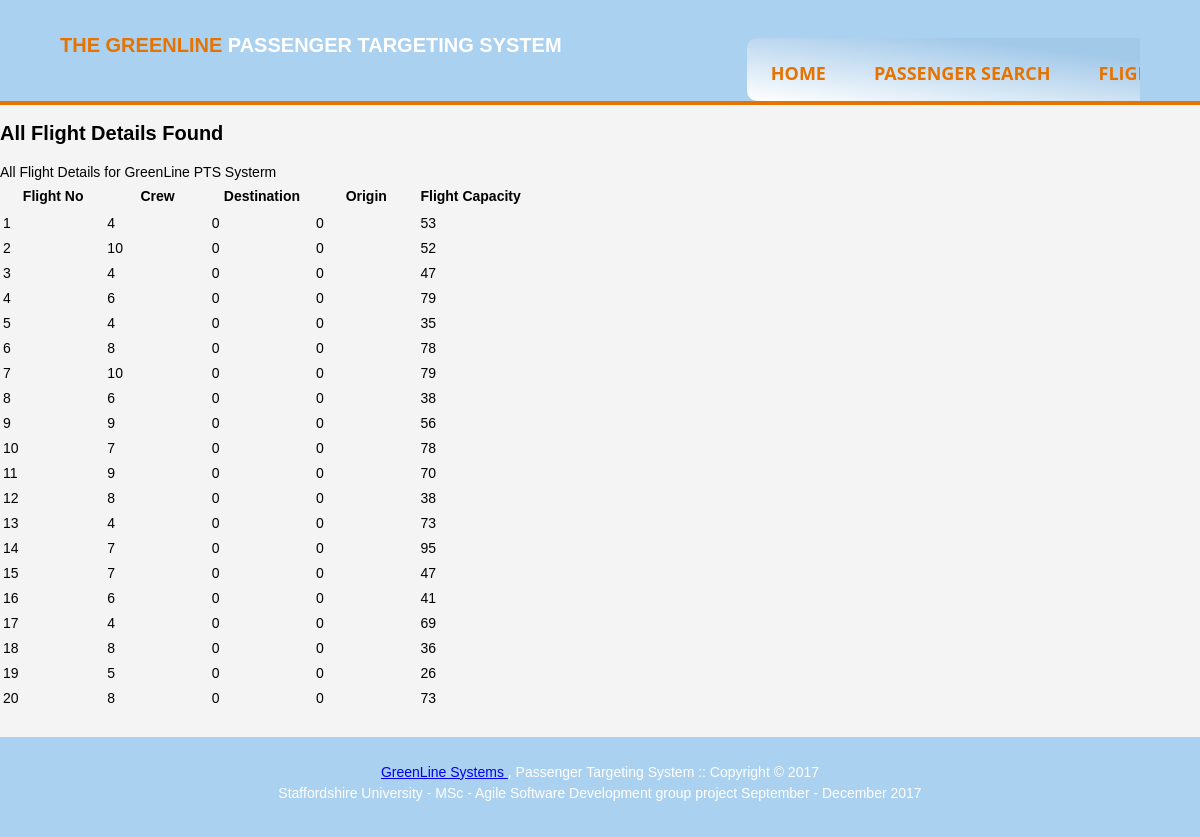
Page /siteCode/ListOfAllFlights.php on the earlier database version.
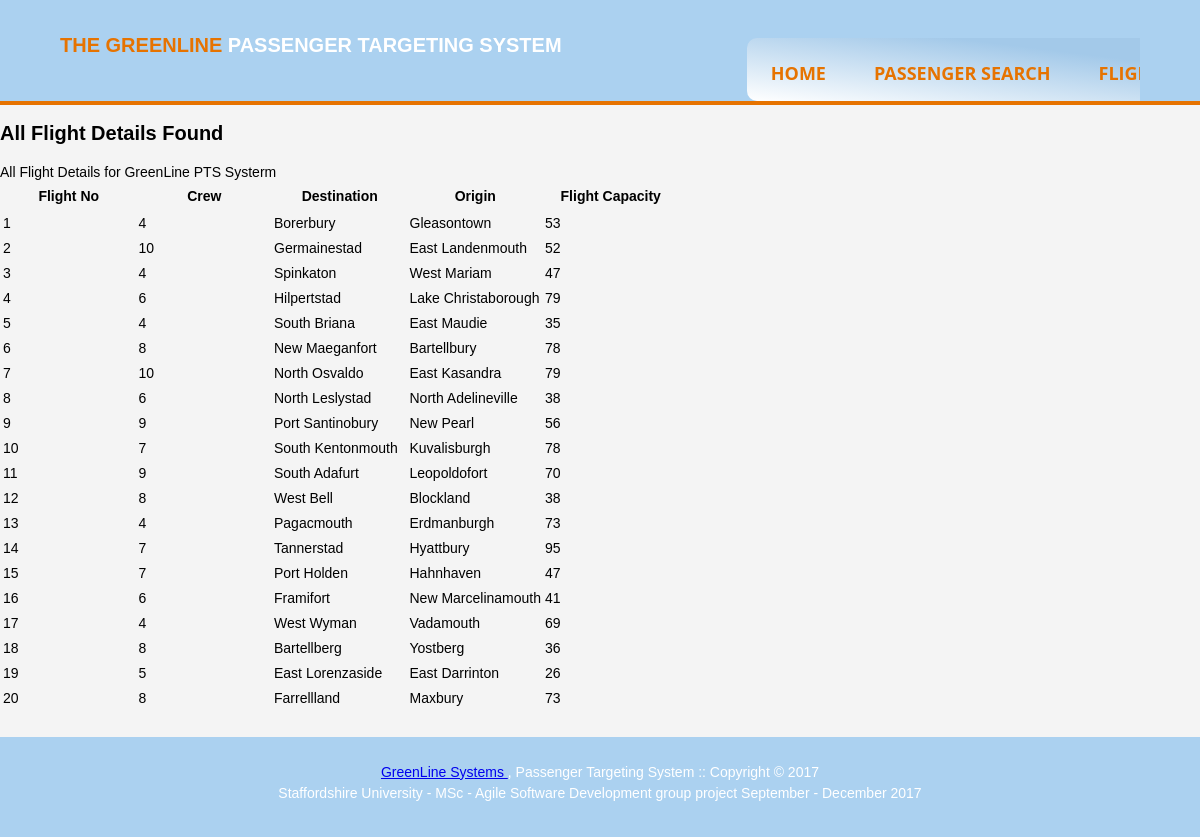
Same page on the later database version.
### tables this page shows
CREATE TABLE FLIGHT_DETAIL(
	FLIGHT_NUMBER BIGINT UNSIGNED AUTO_INCREMENT PRIMARY KEY,
    CREW TINYINT UNSIGNED NOT NULL,
    DESTINATION TEXT NOT NULL,
    ORIGIN TEXT NOT NULL,
    FLIGHT_CAPACITY SMALLINT UNSIGNED NOT NULL
);

### siteCode/ListOfAllFlights.php (the view, shortened to what this page needs)
<?php
$query="SELECT * FROM FLIGHT_DETAIL";
$result=mysqli_query($link,$query);
?>
<!DOCTYPE html>
<html>
     <head>
               <link rel="stylesheet" type="text/css" href= "css/HomePage.css">
    </head>
         <body>
           <header>
             <div class="container">
                 <div id="branding">
                     <h1><span class="highlight">The GreenLine</span> Passenger Targeting System </h1>
                </div>
                  <div class="wrapper">
                      <nav>
                        <ul>
                      <li><a href="HomePage.php">Home</a></li>
                      <li><a href="searchPassenger.php">Passenger Search</a></li>
                      <li><a href="searchFlights.php">Flight Search</a></li>
                   </ul>
                       </nav>
                   </div>
               </div>
            </header>
              <div class="wrapper">
       <h1>All Flight Details Found</h1>
       <p>All Flight Details for GreenLine PTS Systerm</p>
               <table>
                    <tr>
                        <th width="20%">Flight No</th>
                        <th width="20%">Crew</th>
                        <th  width="20%">Destination</th>
                        <th width="20%">Origin</th>
                        <th width="20%">Flight Capacity</th>
                   </tr>
                    <tr>
				    <?php
		while ($row = mysqli_fetch_array($result,MYSQLI_NUM)){
		$flightnumber=$row[0];
		$airline=$row[1];
		$destination=$row[2];
		$origin=$row[3];
    $flightcapacity=$row[4];
		echo "<tr>";
    echo "<td> {$flightnumber} </td>";
		echo "<td> {$airline} </td>";
		echo "<td> {$destination} </td>";
		echo "<td> {$origin} </td>";
    echo "<td> {$flightcapacity} </td>";
    echo"</tr>";
		}
					?>
		</tr>
               </table>
        </div>
        <footer class="mainFooter">
            <p><a href="#" title="The GreenLine System" TheTheGreenLineSystem.com> GreenLine Systems </a>, Passenger Targeting System :: Copyright &copy; 2017</br>
            Staffordshire University - MSc - Agile Software Development group project September - December 2017 </p>
        </footer>
        </body>
</html>

### siteCode/css/HomePage.css (style rules this page uses)
html, body, div, h3, p, ul, li, img { margin: 0; padding: 0; }
h1 { color:#000000; font-size:20px; }
article, aside, figure, footer, header, hgroup, menu, nav, section { display: block; }
body { padding: 0; margin: 0; background-color: #f4f4f4; font-family: Arial, Helvetica, sans-serif; font-size: 14px; line-height: 1.5; }
.container { width: 90%; margin: auto; overflow: hidden; }
ul { margin: 0; padding: 0; }
header { background: #ABD1F0; color: #ffffff; padding-top: 30px; min-height: 70px; border-bottom: #e67300 4px solid; }
header a { color: #ffffff; text-decoration: none; text-transform: uppercase; font-size: 16px; }
header li { float: left; display: inline; padding-top: 0; padding-right: 10px; padding-bottom: 0; padding-left: 10px; }
header #branding { float: left; }
header #branding h1 { color: #ffffff; margin: 0; text-transform: uppercase; font-size: 20px; }
nav { float: right; margin-top: 3px; background-image: linear-gradient(to right top, #ffffff 0%, #a3c9e9 70%); max-width: 860px; mask-image: linear-gradient rgba(255, 255, 255, 0) 0%, #ffffff 25%, #ffffff 75%, rgba(255, 255, 255, 0) 100%; margin: 0 auto 0 0; padding: 0px 0; border: 0px solid #ffffff; border-radius: 10px; color: #e67300; font-weight: bold; margin-top: 8px; }
nav ul { text-align: center; background: linear-gradient(90deg, #ffffff 0%, #ffffff 25%, #ffffff 75%, rgba(255, 255, 255, 0) 100%); box-shadow: 0 0 25px rgba(0, 0, 0, 0.1), inset 0 0 1px rgba(255, 255, 255, 0.6); }
nav ul li { display: inline-block; border: 0px solid #ffffff; border-radius: 10px; }
nav ul li a { padding: 14px; font-family: "Open Sans"; text-transform:uppercase; color: #e67300 ; font-size: 18px; text-decoration: none; display: block; border: 0px solid #ffffff; border-radius: 10px; }
.highlight, header a { color: #e67300; font-weight: bold; margin-top: 8px; }
.wrapper { width: 1200px; margin: 0 auto; }
footer.mainFooter { padding: 25px; margin-top: 25px; color: #ffffff; background-color: #ABD1F0; text-align: center; height: 50px; }

Differences in the rows shown:
changed flight_detail id 1: DESTINATION "0" → "Borerbury"; ORIGIN "0" → "Gleasontown"
changed flight_detail id 2: DESTINATION "0" → "Germainestad"; ORIGIN "0" → "East Landenmouth"
changed flight_detail id 3: DESTINATION "0" → "Spinkaton"; ORIGIN "0" → "West Mariam"
changed flight_detail id 4: DESTINATION "0" → "Hilpertstad"; ORIGIN "0" → "Lake Christaborough"
changed flight_detail id 5: DESTINATION "0" → "South Briana"; ORIGIN "0" → "East Maudie"
changed flight_detail id 6: DESTINATION "0" → "New Maeganfort"; ORIGIN "0" → "Bartellbury"
changed flight_detail id 7: DESTINATION "0" → "North Osvaldo"; ORIGIN "0" → "East Kasandra"
changed flight_detail id 8: DESTINATION "0" → "North Leslystad"; ORIGIN "0" → "North Adelineville"
changed flight_detail id 9: DESTINATION "0" → "Port Santinobury"; ORIGIN "0" → "New Pearl"
changed flight_detail id 10: DESTINATION "0" → "South Kentonmouth"; ORIGIN "0" → "Kuvalisburgh"
changed flight_detail id 11: DESTINATION "0" → "South Adafurt"; ORIGIN "0" → "Leopoldofort"
changed flight_detail id 12: DESTINATION "0" → "West Bell"; ORIGIN "0" → "Blockland"
changed flight_detail id 13: DESTINATION "0" → "Pagacmouth"; ORIGIN "0" → "Erdmanburgh"
changed flight_detail id 14: DESTINATION "0" → "Tannerstad"; ORIGIN "0" → "Hyattbury"
changed flight_detail id 15: DESTINATION "0" → "Port Holden"; ORIGIN "0" → "Hahnhaven"
changed flight_detail id 16: DESTINATION "0" → "Framifort"; ORIGIN "0" → "New Marcelinamouth"
changed flight_detail id 17: DESTINATION "0" → "West Wyman"; ORIGIN "0" → "Vadamouth"
changed flight_detail id 18: DESTINATION "0" → "Bartellberg"; ORIGIN "0" → "Yostberg"
changed flight_detail id 19: DESTINATION "0" → "East Lorenzaside"; ORIGIN "0" → "East Darrinton"
changed flight_detail id 20: DESTINATION "0" → "Farrellland"; ORIGIN "0" → "Maxbury"
